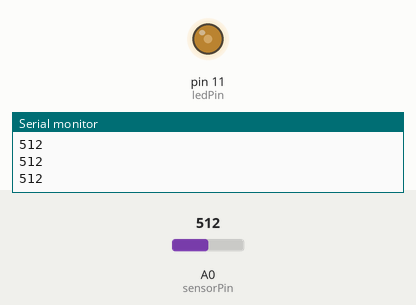
A sketch run on a simulated Arduino Uno, built with avr-gcc and run on an emulated ATmega328P. On the bench: output pins drawn as LEDs (lit = HIGH), the last lines printed to the serial monitor. Inputs (shaded band) come from the test bench; at power-on: A0 (sensorPin) = 512.

Above: at 1.2 s.
1.3 s: A0 (sensorPin) set to 716
At 1.6 s:
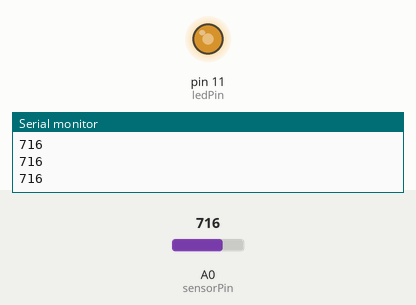
2.8 s: A0 (sensorPin) set to 900
At 4.0 s:
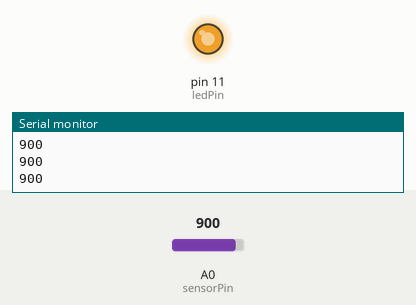
4.3 s: A0 (sensorPin) set to 306
At 5.5 s:
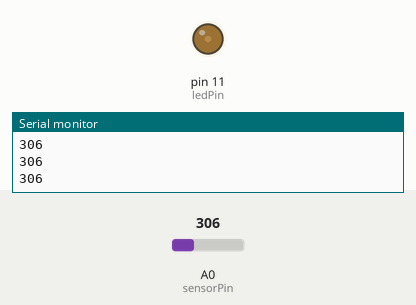
5.8 s: A0 (sensorPin) set to 511
At 6.8 s:
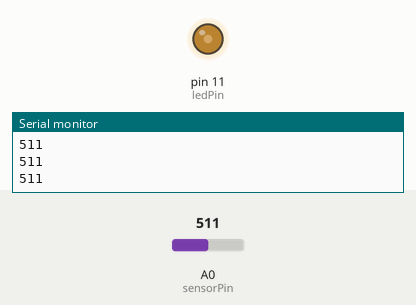
Timing chart, 0 to 8.3 s (numbered marks = the images above; inputs shaded):
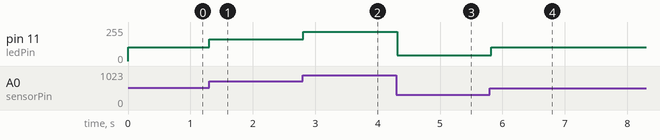

The sketch:

LEDsensor.ino
```cpp
int sensorPin = A0;     // 조도 센서가 연결된 핀
int ledPin = 11;         // LED가 연결된 핀
int sensorValue = 0;    // 센서에서 읽은 값 저장
int ledBrightness = 0;  // LED 밝기 저장

void setup() {
  pinMode(ledPin, OUTPUT);  // LED 핀을 출력으로 설정
  Serial.begin(9600);       // 시리얼 통신 시작 (디버깅용)
}

void loop() {
  sensorValue = analogRead(sensorPin);  // 조도 센서 값 읽기
  Serial.println(sensorValue);          // 센서 값 출력 (디버깅용)

  // 센서 값에 따라 LED 밝기 조절
  // 주위가 어두울수록 LED가 더 밝게 켜짐
  ledBrightness = map(sensorValue, 155, 1023, 0, 255); // 이 부분이 수정됨
  analogWrite(ledPin, ledBrightness);

  delay(100);  // 짧은 지연
}
```

Measured:
- after the input at 1.3 s, pin 11 (ledPin): 104/255 → 164/255 at once
- after the input at 2.8 s, pin 11 (ledPin): 164/255 → 218/255 at once
- after the input at 4.3 s, pin 11 (ledPin): 218/255 → 44/255 at once
- after the input at 5.8 s, pin 11 (ledPin): 44/255 → 104/255 at once
